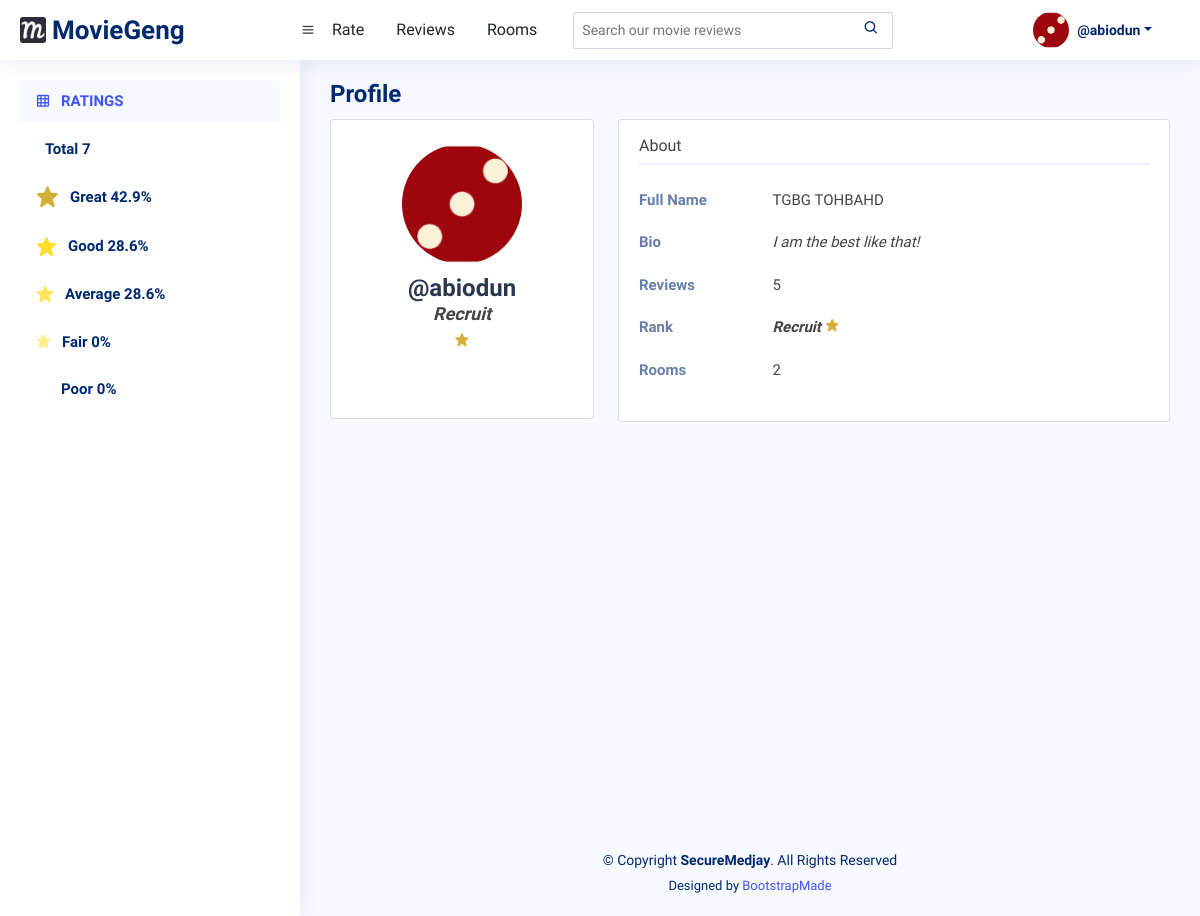
Screenshot of /user-profile/1/ with the database file from the repository.
### base/models.py (models this page shows)
class User(AbstractUser):
    email = models.EmailField(unique=True)
    username = models.CharField(unique=True, max_length=255)
    bio = models.TextField(blank=True, null=True)
    avatar = models.ImageField(null=True, default="avatar.svg")
    USERNAME_FIELD = 'email'
    REQUIRED_FIELDS = ["username"]

### base/views.py (the view)
# urls.py: path("user-profile/<int:pk>/", views.user_profile_view, name="user-profile"),
def user_profile_view(request, pk):
    user = User.objects.get(id=pk)
    rooms = user.room_set.all()
    reviews = user.review_set.all()
    review_count = user.review_set.all().count()
    room_count = user.room_set.all().count()
    rank = ""
    if review_count < 10:
        rank = "Recruit"
    elif 10 <= review_count < 30:
        rank = "Sergeant"
    elif 30 <= review_count < 60:
        rank = "Lieutenant"
    elif 60 <= review_count < 90:
        rank = "Captain"
    elif 90 <= review_count < 130:
        rank = "Major"
    elif 130 <= review_count < 180:
        rank = "Colonel"
    else:
        rank = "General"
    context = {
        "user": user,
        "rooms": rooms,
        "review_count": review_count,
        "room_count": room_count,
        "rank": rank,
        "great_percent": great_percent,
        "good_percent": good_percent,
        "average_percent": average_percent,
        "fair_percent": fair_percent,
        "poor_percent": poor_percent,
        "total_movie_reviews": total_movie_reviews,
    }
    return render(request, "base/user_profile.html", context)

### base/templates/base/user_profile.html (shortened to what this page needs)
{% extends "base.html" %}
{% block content %}
    {% include "base/ratings.html" %}
  <main id="main" class="main">
    <div class="search-main">
      <div class="pagetitle">
        <h1>Profile</h1>
      </div>
      <section class="section profile">
        <div class="row">
          {% if not form %}
          <div class="col-xl-4">
            <div class="card">
              <div class="card-body profile-card pt-4 d-flex flex-column align-items-center">
                <img src="{{user.avatar.url}}" alt="Profile-pic" class="rounded-circle">
                <h2>@{{user.username}}</h2>
                <h3 class="fst-italic"><strong>{{rank}}</strong></h3>
                {% if rank == "Recruit" %}
                  <i class='bx bxs-star' style='color:#D4AF37;'></i>
                {% elif rank == "Sergeant" %}
                  <i class='bx bxs-star' style='color:#D4AF37;'></i>
                  <i class='bx bxs-star' style='color:#D4AF37;'></i>
                {% elif rank == "Lieutenant" %}
                  <i class='bx bxs-star' style='color:#D4AF37;'></i>
                  <i class='bx bxs-star' style='color:#D4AF37;'></i>
                  <i class='bx bxs-star' style='color:#D4AF37;'></i>
                {% elif rank == "Captain" %}
                  <i class='bx bxs-star' style='color:#D4AF37;'></i>
                  <i class='bx bxs-star' style='color:#D4AF37;'></i>
                  <i class='bx bxs-star' style='color:#D4AF37;'></i>
                  <i class='bx bxs-star' style='color:#D4AF37;'></i>
                {% elif rank == "Major" %}
                  <i class='bx bxs-star' style='color:#D4AF37;'></i>
                  <i class='bx bxs-star' style='color:#D4AF37;'></i>
                  <i class='bx bxs-star' style='color:#D4AF37;'></i>
                  <i class='bx bxs-star' style='color:#D4AF37;'></i>
                  <i class='bx bxs-star' style='color:#D4AF37;'></i>
                {% endif %}
              </div>
            </div>
          </div>
          {% endif %}
          <div class="col-xl-8">
            <div class="card">
              <div class="card-body pt-3">
                {% if form %}
                  <ul class="nav nav-tabs nav-tabs-bordered">
                    <li class="nav-item">
                      <h6 class="">Update your details</h6>
                    </li>
                  </ul>
                  <div class="tab-content pt-2">
                    <div class="tab-pane fade show active profile-overview" id="profile-overview">
                      <form method="post" enctype="multipart/form-data">
                        {% csrf_token %}
                        <div class="row">
                          <div class="col-lg-3 col-md-4 label ">Firstname</div>
                          <div class="col-lg-9 col-md-8">{{form.first_name}}</div>
                        </div>
                        <div class="row">
                          <div class="col-lg-3 col-md-4 label ">Lastname</div>
                          <div class="col-lg-9 col-md-8">{{form.last_name}}</div>
                        </div>
                        <div class="row">
                          <div class="col-lg-3 col-md-4 label ">Email</div>
                          <div class="col-lg-9 col-md-8">{{form.email}}</div>
                        </div>
                        <div class="row">
                          <div class="col-lg-3 col-md-4 label ">Username</div>
                          <div class="col-lg-9 col-md-8">{{form.username}}</div>
                        </div>
                        <div class="row">
                          <div class="col-lg-3 col-md-4 label">Bio</div>
                          <div class="col-lg-9 col-md-8 fst-italic">{{form.bio}}</div>
                        </div>
                        <div class="row">
                          <div class="col-lg-3 col-md-4 label">Avatar</div>
                          <div class="col-lg-9 col-md-8 fst-italic">{{form.avatar}}</div>
                        </div>
                        <div>
                          <a href="{{ request.META.HTTP_REFERER }}"><i class='back-icon bx bx-arrow-back'></i></a>
                          <input type="submit" class="submit-btn card-btn btn btn-outline-success" value="Save">
                        </div>
                      </form>
                    </div>
                {% else %}
                  <ul class="nav nav-tabs nav-tabs-bordered">
                    <li class="nav-item">
                      <h6 class="">About</h6>
                    </li>
                  </ul>
                  <div class="tab-content pt-2">
                    <div class="tab-pane fade show active profile-overview" id="profile-overview">
                      <div class="row">
                        <div class="col-lg-3 col-md-4 label ">Full Name</div>
                        <div class="col-lg-9 col-md-8">{{user.first_name}} {{user.last_name}}</div>
                      </div>
                      <div class="row">
                        <div class="col-lg-3 col-md-4 label">Bio</div>
                        <div class="col-lg-9 col-md-8 fst-italic">{{user.bio}}</div>
                      </div>
                      <div class="row">
                        <div class="col-lg-3 col-md-4 label">Reviews</div>
                        <div class="col-lg-9 col-md-8">{{review_count}}</div>
                      </div>
                      <div class="row">
                        <div class="col-lg-3 col-md-4 label">Rank</div>
                        <div class="col-lg-9 col-md-8 fst-italic"><strong>{{rank}}</strong>
                            {% if rank == "Recruit" %}
                              <i class='bx bxs-star' style='color:#D4AF37;'></i>
                            {% elif rank == "Sergeant" %}
                              <i class='bx bxs-star' style='color:#D4AF37;'></i>
                              <i class='bx bxs-star' style='color:#D4AF37;'></i>
                            {% elif rank == "Lieutenant" %}
                              <i class='bx bxs-star' style='color:#D4AF37;'></i>
                              <i class='bx bxs-star' style='color:#D4AF37;'></i>
                              <i class='bx bxs-star' style='color:#D4AF37;'></i>
                            {% elif rank == "Captain" %}
                              <i class='bx bxs-star' style='color:#D4AF37;'></i>
                              <i class='bx bxs-star' style='color:#D4AF37;'></i>
                              <i class='bx bxs-star' style='color:#D4AF37;'></i>
                              <i class='bx bxs-star' style='color:#D4AF37;'></i>
                            {% elif rank == "Major" %}
                              <i class='bx bxs-star' style='color:#D4AF37;'></i>
                              <i class='bx bxs-star' style='color:#D4AF37;'></i>
                              <i class='bx bxs-star' style='color:#D4AF37;'></i>
                              <i class='bx bxs-star' style='color:#D4AF37;'></i>
                              <i class='bx bxs-star' style='color:#D4AF37;'></i>
                            {% endif %}
                        </div>
                      </div>
                      <div class="row">
                        <div class="col-lg-3 col-md-4 label">Rooms</div>
                        <div class="col-lg-9 col-md-8">{{room_count}}</div>
                      </div>
                    </div>
                  </div>
                {% endif %}
              </div>
            </div>
          </div>
        </div>
      </section>
    </div>
  </main>
{% endblock %}

### templates/base.html (shortened to what this page needs)
<!DOCTYPE html>
{% load static %}
<html lang="en">
<head>
  <link href="{% static 'vendor/bootstrap/css/bootstrap.min.css' %}" rel="stylesheet">
  <link href="{% static 'vendor/bootstrap-icons/bootstrap-icons.css' %}" rel="stylesheet">
  <link href="{% static 'vendor/boxicons/css/boxicons.min.css' %}" rel="stylesheet">
  <link href="{% static 'vendor/quill/quill.snow.css' %}" rel="stylesheet">
  <link href="{% static 'vendor/quill/quill.bubble.css' %}" rel="stylesheet">
  <link href="{% static 'vendor/remixicon/remixicon.css' %}" rel="stylesheet">
  <link href="{% static 'vendor/simple-datatables/style.css' %}" rel="stylesheet">
  <link href='https://unpkg.com/boxicons@2.1.2/css/boxicons.min.css' rel='stylesheet'>
  <link href='https://cdn.jsdelivr.net/npm/@fortawesome/fontawesome-free@6.1.1/css/fontawesome.min.css' rel='stylesheet'>
  <link rel="stylesheet" href="{% static 'styles/style.css' %}">
</head>
<body>
  <header id="header" class="header fixed-top d-flex align-items-center">
    <div class="d-flex align-items-center justify-content-between">
      <a href="{% url 'base:home' %}" class="logo d-flex align-items-center">
        <img src="{% static 'images/favicon-32x32.png' %}" alt="logo">
        <span class="d-none d-lg-block">MovieGeng</span>
      </a>
      <i class='bx bx-menu'></i>
    </div>
    <div class="nav col-12 col-md-auto mb-2 justify-content-center mb-md-0">
        <li><a href="{% url 'base:home' %}" class="nav-link px-10 link-dark">Rate</a></li>
        <li><a href="{% url 'base:movie-list' %}" class="nav-link px-10 link-dark">Reviews</a></li>
        <li><a href="{% url 'base:room-list' %}" class="nav-link px-10 link-dark">Rooms</a></li>
    </div>
    <div class="search-bar">
      <form class="search-form d-flex align-items-center" action="{% url 'base:movie-list' %}">
        <input name="w" placeholder="Search our movie reviews">
        <button type="submit" title="Search"><i class="bx bx-search"></i></button>
      </form>
    </div>
    <nav class="header-nav ms-auto">
      <ul class="d-flex align-items-center">
        {% if user.is_authenticated %}
        <li class="nav-item dropdown pe-5">
            <a class="nav-link nav-profile d-flex align-items-center pe-0" href="" data-bs-toggle="dropdown">
              <img src="{{user.avatar.url}}" alt="Profile-pic" class="rounded-circle">
              <span class="d-none d-md-block dropdown-toggle ps-2">@{{user.username}}</span>
            </a>
        </li>
        {% else %}
            <a class="nav-link nav-profile d-flex align-items-center pe-5" href="{% url 'base:login' %}">
              <span>Login</span>
            </a>
        {% endif %}
      </ul>
    </nav>
  </header>
  {% block content %}
  {% endblock %}
</body>
{% include "base/footer.html" %}
</html>

### static/styles/style.css (style rules this page uses)
:root { scroll-behavior: smooth; }
body { font-family: "Open Sans", sans-serif; background: #f6f9ff; color: #444444; }
a { color: #4154f1; text-decoration: none; }
h1, h2, h3, h4, h5, h6 { font-family: "Nunito", sans-serif; }
#main { margin-top: 60px; padding: 20px 30px; transition: all 0.3s; }
.pagetitle { margin-bottom: 10px; }
.pagetitle h1 { font-size: 24px; margin-bottom: 0; font-weight: 600; color: #012970; }
.card { color: inherit; min-width: calc(33% - 3rem); min-height: 300px; perspective: 1000px; margin: auto; position: relative; padding-left: 0; }
.card-body { padding: 20px 20px 20px 20px; }
.nav-tabs-bordered { border-bottom: 2px solid #ebeef4; }
.logo { line-height: 1; }
@media (min-width: 1200px) { .logo { width: 280px; } }
.logo img { max-height: 26px; margin-right: 6px; }
.logo span { font-size: 26px; font-weight: 700; color: #012970; font-family: "Nunito", sans-serif; }
.header { transition: all 0.5s; z-index: 997; height: 60px; box-shadow: 0px 2px 20px rgba(1, 41, 112, 0.1); background-color: #fff; padding-left: 20px; }
.header .search-bar { min-width: 360px; padding: 0 20px; }
.header .search-form { width: 100%; }
.header .search-form input { border: 0; font-size: 14px; color: #012970; border: 1px solid rgba(1, 41, 112, 0.2); padding: 7px 38px 7px 8px; border-radius: 3px; transition: 0.3s; width: 100%; }
.header .search-form button { border: 0; padding: 0; margin-left: -30px; background: none; }
.header .search-form button i { color: #012970; }
.header-nav ul { list-style: none; }
.header-nav > ul { margin: 0; padding: 0; }
.header-nav .nav-profile { color: #012970; }
.header-nav .nav-profile img { max-height: 36px; }
.header-nav .nav-profile span { font-size: 14px; font-weight: 600; }
@media (min-width: 1200px) { #main, #footer { margin-left: 300px; } }
.profile .profile-card img { max-width: 120px; }
.profile .profile-card h2 { font-size: 24px; font-weight: 700; color: #2c384e; margin: 10px 0 0 0; }
.profile .profile-card h3 { font-size: 18px; }
.profile .profile-overview .row { margin-bottom: 20px; font-size: 15px; }
.profile .profile-overview .label { font-weight: 600; color: rgba(1, 41, 112, 0.6); }
.search-main { height: 730px; }

### rows the page displays
User: avatar (picture), username "abiodun", first_name "TGBG", last_name "TOHBAHD", bio "I am the best like that!"

### other values shown
{{ total_movie_reviews }} "7"
{{ great_percent|floatformat }} "42.9"
{{ good_percent|floatformat }} "28.6"
{{ average_percent|floatformat }} "28.6"
{{ fair_percent|floatformat }} "0"
{{ poor_percent|floatformat }} "0"
{{ rank }} "Recruit"
{{ review_count }} "5"
{{ room_count }} "2"
